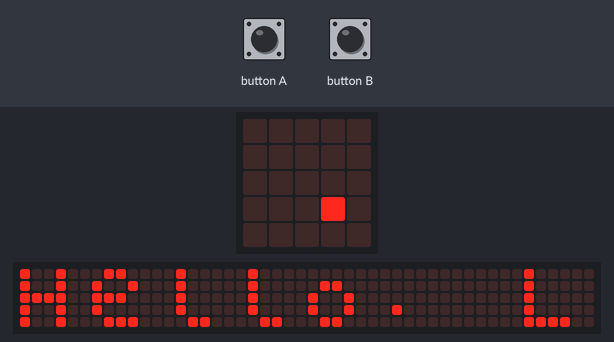
The program below on a simulated BBC micro:bit (MakeCode). Parts: the board's 5×5 LED display, a strip that is not on the board, showing the scrolling text unrolled. Inputs (shaded band) come from the test bench. The 48×5 strip is a reading aid, not a part: it shows the text the display is scrolling, unrolled, one strip-width of it at a time.

Above: at 5.0 s.
5.1 s: button B pressed for 0.15 s
At 5.8 s:
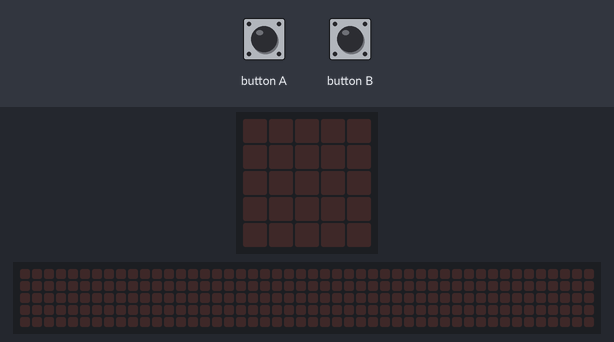
8.2 s: button B pressed for 0.15 s
At 10.6 s:
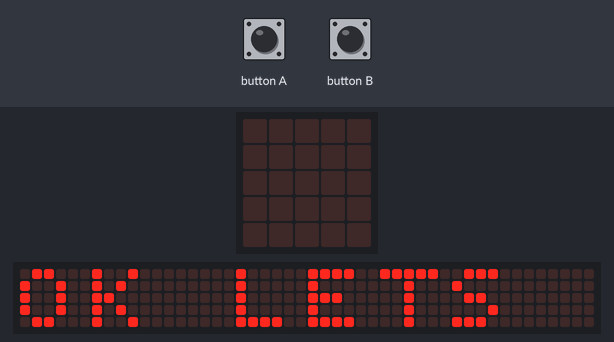
11.3 s: button B pressed for 0.15 s
At 13.9 s:
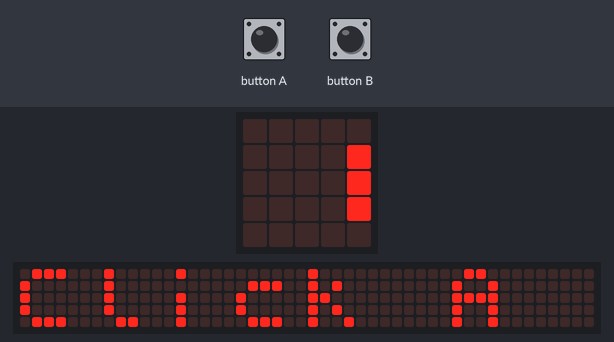
14.4 s: button B pressed for 0.15 s
At 15.7 s:
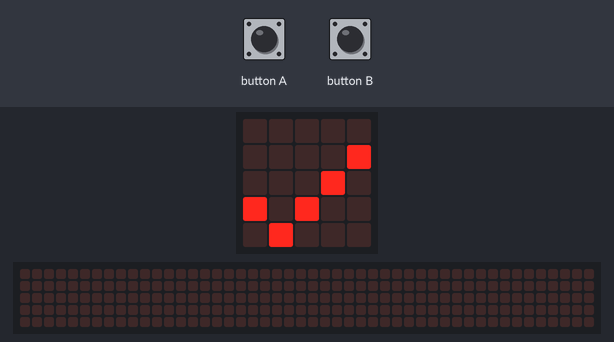
Timing chart, 0 to 17.2 s (numbered marks = the images above; inputs shaded):
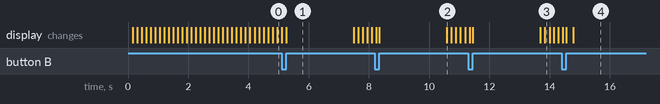

The program:

main.ts
```typescript
input.onButtonPressed(Button.A, function () {
    if (Time == 1) {
        // Only run this code if the intro is finished
        if (can_start) {
            // Put your game start code or first question here!
            basic.showIcon(IconNames.Yes)
        }
    }
})
input.onButtonPressed(Button.B, function () {
    if (can_start == false) {
        led.stopAnimation()
        for (let index = 0; index < 9999; index++) {
            basic.clearScreen()
        }
        Time = 1
    }
})
let can_start = false
let Time = 0
Time = 0
can_start = false
// --- Intro Sequence ---
basic.showString("Hello. Let's test your IQ in this fun game!")
basic.pause(2000)
basic.showString("5 questions per round. 4 rounds.")
basic.pause(2000)
basic.showString("OK LETS GO!")
basic.pause(2000)
basic.showString("Click A to start.")
// Enable button A actions now that intro is done
can_start = true
Time = 1
basic.forever(function () {
    if (Time == 1) {
        // Only run this code if the intro is finished
        if (can_start) {
            // Put your game start code or first question here!
            basic.showIcon(IconNames.Yes)
        }
    }
})
```

test.ts
```typescript
// tests go here; this will not be compiled when this package is used as an extension.
```

Measured:
- after the input at 5.1 s, the display: first differs from a run without the input after 0.15 s (image 1)
- after the input at 8.2 s, the display: first differs from a run without the input after 0.15 s (image 2 shows a later state)
- after the input at 11.3 s, the display: first differs from a run without the input after 0.15 s (image 3 shows a later state)
- after the input at 14.4 s, the display: first differs from a run without the input after 0.15 s (image 4 shows a later state)
- what the display in image 1 shows lasts 2.2 s, from 5.3 s to 7.5 s
